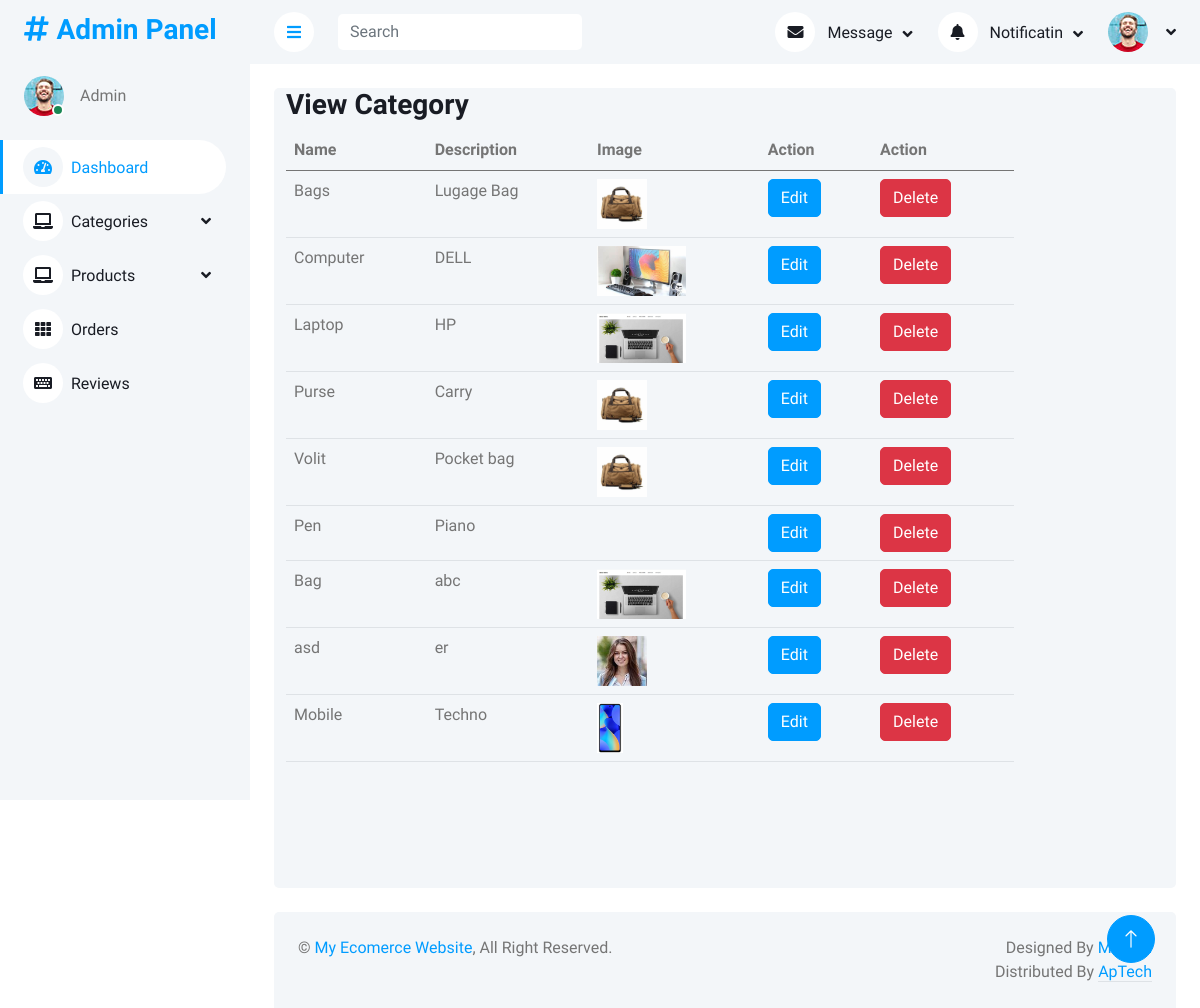
/AdminPanel/viewCategory.php, run on an earlier commit of the app's database.
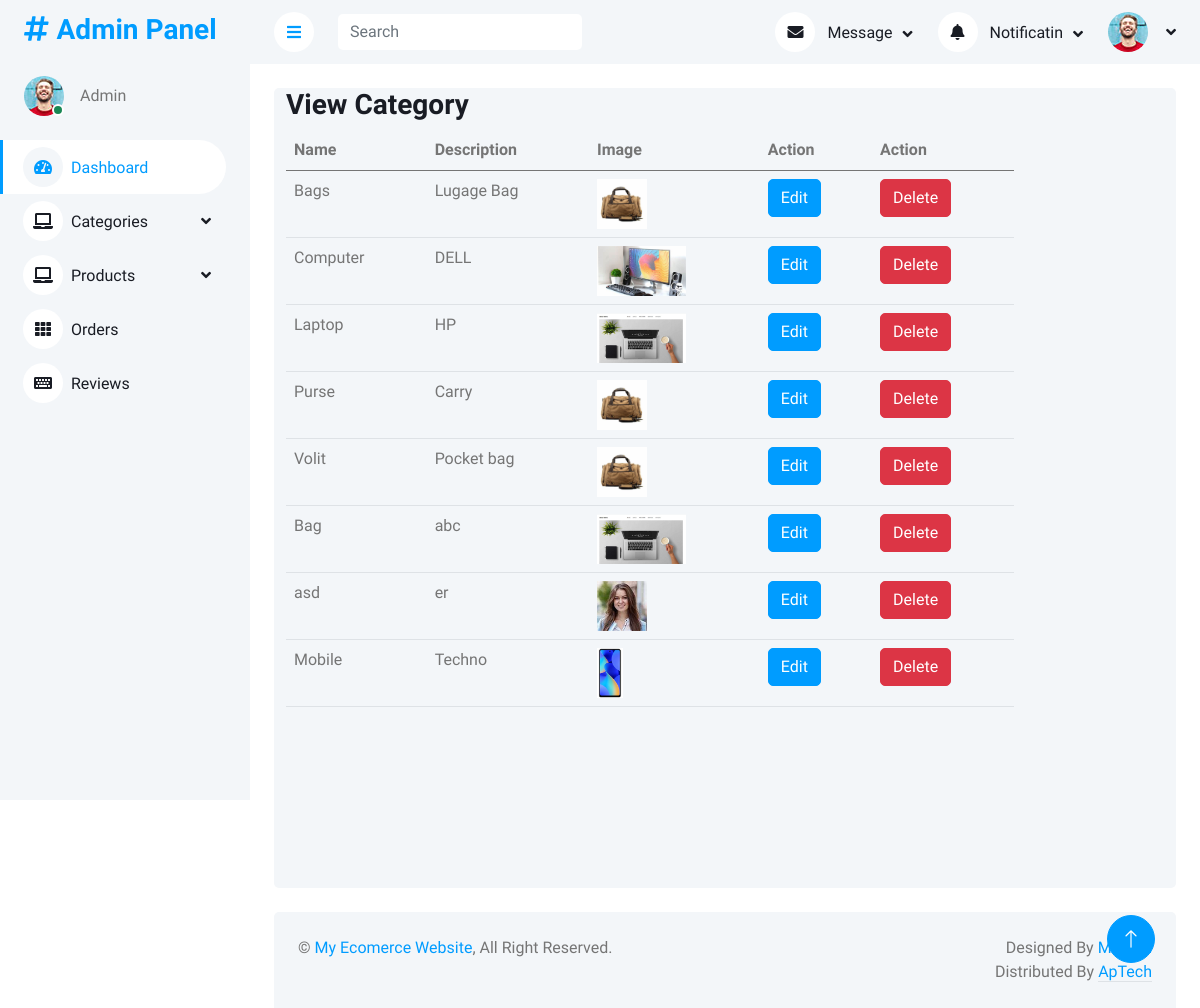
And on a later commit of the database.
### tables this page shows
CREATE TABLE `categories` (
  `id` int(11) NOT NULL,
  `Name` varchar(200) DEFAULT NULL,
  `Description` varchar(500) NOT NULL,
  `image` varchar(300) NOT NULL
);

### AdminPanel/viewCategory.php (the view)
<?php
include('query.php');
include('header.php');
?>
            <div class="container-fluid pt-4 px-4">
                <div class="row vh-100 bg-light rounded mx-0">
                    <div class="col-md-10">
                        <h3>View Category</h3>
                            <table class="table">
                                <thead>
                                    <tr>
                                        <th>Name</th>
                                        <th>Description</th>
                                        <th>Image</th>
                                        <th>Action</th>
                                        <th>Action</th>
                                    </tr>
                                </thead>
                                <tbody>
                                    <?php
                                    $query = $pdo->query("select * from categories");
                                    $allCat = $query->fetchAll(PDO::FETCH_ASSOC);
                                    foreach($allCat as $category){
                                    ?>
                                    <tr>
                                        <td><?php echo $category['Name'] ?></td>
                                        <td><?php echo $category['Description'] ?></td>
                                        <td> <img height="50px" src="img/<?php echo $category['image'] ?>" alt=""> </td>
                                        <td><a href="editCat.php?id=<?php echo $category['id']?>" class="btn btn-primary">Edit</a></td>
                                        <td><a href="?cid=<?php echo $category['id']?>" class="btn btn-danger">Delete</a></td>
                                    </tr>
                                   <?php
                                   }
                                   ?>
                                </tbody>
                            </table>
            </div>
            </div>
</div>
<?php
include('footer.php');
?>

### AdminPanel/header.php (shortened to what this page needs)
<!DOCTYPE html>
<html lang="en">
<head>
    <link href="https://cdnjs.cloudflare.com/ajax/libs/font-awesome/5.10.0/css/all.min.css" rel="stylesheet">
    <link href="https://cdn.jsdelivr.net/npm/bootstrap-icons@1.4.1/font/bootstrap-icons.css" rel="stylesheet">
    <link href="lib/owlcarousel/assets/owl.carousel.min.css" rel="stylesheet">
    <link href="lib/tempusdominus/css/tempusdominus-bootstrap-4.min.css" rel="stylesheet" />
    <link href="css/bootstrap.min.css" rel="stylesheet">
    <link href="css/style.css" rel="stylesheet">
</head>
<body>
    <div class="container-xxl position-relative bg-white d-flex p-0">
        <div class="sidebar pe-4 pb-3">
            <nav class="navbar bg-light navbar-light">
                <a href="." class="navbar-brand mx-4 mb-3">
                    <h3 class="text-primary"><i class="fa fa-hashtag me-2"></i>Admin Panel</h3>
                </a>
                <div class="d-flex align-items-center ms-4 mb-4">
                    <div class="position-relative">
                        <img class="rounded-circle" src="img/user.jpg" alt="" style="width: 40px; height: 40px;">
                        <div class="bg-success rounded-circle border border-2 border-white position-absolute end-0 bottom-0 p-1"></div>
                    </div>
                    <div class="ms-3">
                        <span>Admin</span>
                    </div>
                </div>
                <div class="navbar-nav w-100">
                    <a href="index.php" class="nav-item nav-link active"><i class="fa fa-tachometer-alt me-2"></i>Dashboard</a>
                    <div class="nav-item dropdown">
                        <a href="#" class="nav-link dropdown-toggle" data-bs-toggle="dropdown"><i class="fa fa-laptop me-2"></i>Categories</a>
                    </div>
                    <div class="nav-item dropdown">
                        <a href="#" class="nav-link dropdown-toggle" data-bs-toggle="dropdown"><i class="fa fa-laptop me-2"></i>Products</a>
                    </div>
                    <a href="orders.php" class="nav-item nav-link"><i class="fa fa-th me-2"></i>Orders</a>
                    <a href="reviews.php" class="nav-item nav-link"><i class="fa fa-keyboard me-2"></i>Reviews</a>
                </div>
            </nav>
        </div>
        <div class="content">
            <nav class="navbar navbar-expand bg-light navbar-light sticky-top px-4 py-0">
                <a href="#" class="sidebar-toggler flex-shrink-0">
                    <i class="fa fa-bars"></i>
                </a>
                <form class="d-none d-md-flex ms-4">
                    <input class="form-control border-0" type="search" placeholder="Search">
                </form>
                <div class="navbar-nav align-items-center ms-auto">
                    <div class="nav-item dropdown">
                        <a href="#" class="nav-link dropdown-toggle" data-bs-toggle="dropdown">
                            <i class="fa fa-envelope me-lg-2"></i>
                            <span class="d-none d-lg-inline-flex">Message</span>
                        </a>
                    </div>
                    <div class="nav-item dropdown">
                        <a href="#" class="nav-link dropdown-toggle" data-bs-toggle="dropdown">
                            <i class="fa fa-bell me-lg-2"></i>
                            <span class="d-none d-lg-inline-flex">Notificatin</span>
                        </a>
                    </div>
                    <div class="nav-item dropdown">
                        <a href="#" class="nav-link dropdown-toggle" data-bs-toggle="dropdown">
                            <img class="rounded-circle me-lg-2" src="img/user.jpg" alt="" style="width: 40px; height: 40px;">
                        </a>
                    </div>
                </div>
            </nav>

### AdminPanel/footer.php (shortened to what this page needs)
            <div class="container-fluid pt-4 px-4">
                <div class="bg-light rounded-top p-4">
                    <div class="row">
                        <div class="col-12 col-sm-6 text-center text-sm-start">
                            &copy; <a href="#">My Ecomerce Website</a>, All Right Reserved.
                        </div>
                        <div class="col-12 col-sm-6 text-center text-sm-end">
                            Designed By <a href=".">M Asad</a>
                        Distributed By <a class="border-bottom" href="." target="_blank">ApTech</a>
                        </div>
                    </div>
                </div>
            </div>
        </div>
        <a href="#" class="btn btn-lg btn-primary btn-lg-square back-to-top"><i class="bi bi-arrow-up"></i></a>
    </div>
</body>
</html>

### AdminPanel/css/style.css (style rules this page uses)
:root { --primary: #009CFF; --light: #F3F6F9; --dark: #191C24; }
.back-to-top { position: fixed; display: none; right: 45px; bottom: 45px; z-index: 99; }
.btn { transition: .5s; }
.btn.btn-primary { color: #FFFFFF; }
.btn-lg-square { width: 48px; height: 48px; }
.btn-square, .btn-sm-square, .btn-lg-square { padding: 0; display: inline-flex; align-items: center; justify-content: center; font-weight: normal; border-radius: 50px; }
.sidebar { position: fixed; top: 0; left: 0; bottom: 0; width: 250px; height: 100vh; overflow-y: auto; background: var(--light); transition: 0.5s; z-index: 999; }
.content { margin-left: 250px; min-height: 100vh; background: #FFFFFF; transition: 0.5s; }
@media (min-width: 992px) { .sidebar { margin-left: 0; } }
@media (min-width: 992px) { .content { width: calc(100% - 250px); } }
.sidebar .navbar .navbar-nav .nav-link { padding: 7px 20px; color: var(--dark); font-weight: 500; border-left: 3px solid var(--light); border-radius: 0 30px 30px 0; outline: none; }
.sidebar .navbar .navbar-nav .nav-link:hover, .sidebar .navbar .navbar-nav .nav-link.active { color: var(--primary); background: #FFFFFF; border-color: var(--primary); }
.sidebar .navbar .navbar-nav .nav-link i { width: 40px; height: 40px; display: inline-flex; align-items: center; justify-content: center; background: #FFFFFF; border-radius: 40px; }
.sidebar .navbar .navbar-nav .nav-link:hover i, .sidebar .navbar .navbar-nav .nav-link.active i { background: var(--light); }
.sidebar .navbar .dropdown-toggle::after { position: absolute; top: 15px; right: 15px; border: none; content: "\f107"; font-family: "Font Awesome 5 Free"; font-weight: 900; transition: .5s; }
.content .navbar .navbar-nav .nav-link { margin-left: 25px; padding: 12px 0; color: var(--dark); outline: none; }
.content .navbar .sidebar-toggler, .content .navbar .navbar-nav .nav-link i { width: 40px; height: 40px; display: inline-flex; align-items: center; justify-content: center; background: #FFFFFF; border-radius: 40px; }
.content .navbar .dropdown-toggle::after { margin-left: 6px; vertical-align: middle; border: none; content: "\f107"; font-family: "Font Awesome 5 Free"; font-weight: 900; transition: .5s; }

What changed in the data, as far as the page shows it:
removed categories: Name "Pen", Description "Piano"
